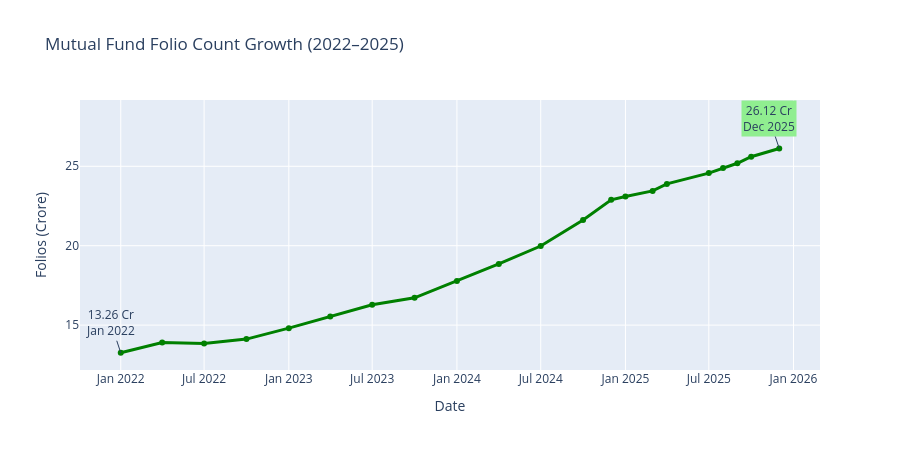

The code cell stored with this chart in its notebook:
### Code cell
folio['month'] = pd.to_datetime(folio['month'])

fig = px.line(
    folio,
    x='month',
    y='total_folios_crore',
    title=' Mutual Fund Folio Count Growth (2022–2025)',
    labels={
        'total_folios_crore': 'Folios (Crore)',
        'month': 'Date'
    },
    markers=True,
    height=450
)

# Start milestone
fig.add_annotation(
    x=folio['month'].min(),
    y=13.26,
    text="13.26 Cr<br>Jan 2022",
    showarrow=True
)

# End milestone
fig.add_annotation(
    x=folio['month'].max(),
    y=26.12,
    text="26.12 Cr<br>Dec 2025",
    showarrow=True,
    bgcolor="lightgreen"
)

fig.update_traces(
    line_color='green',
    line_width=3
)

# Disable until Kaleido issue is fixed
# fig.write_image(str(CHARTS / "chart7_folio_growth.png"))

fig.show()

print("Chart 7 Generated")

### Figure 1 — Plotly figure (JSON) as saved in the notebook; plotly's stock layout.template omitted (floating-point values rounded to 4 significant figures)
{"data": [{"hovertemplate": "Date=%{x}<br>Folios (Crore)=%{y}<extra></extra>", "legendgroup": "", "line": {"color": "green", "dash": "solid", "width": 3}, "marker": {"symbol": "circle"}, "mode": "lines+markers", "name": "", "orientation": "v", "showlegend": false, "type": "scatter", "x": ["2022-01-01T00:00:00.000000000", "2022-04-01T00:00:00.000000000", "2022-07-01T00:00:00.000000000", "2022-10-01T00:00:00.000000000", "2023-01-01T00:00:00.000000000", "2023-04-01T00:00:00.000000000", "2023-07-01T00:00:00.000000000", "2023-10-01T00:00:00.000000000", "2024-01-01T00:00:00.000000000", "2024-04-01T00:00:00.000000000", "2024-07-01T00:00:00.000000000", "2024-10-01T00:00:00.000000000", "2024-12-01T00:00:00.000000000", "2025-01-01T00:00:00.000000000", "2025-03-01T00:00:00.000000000", "2025-04-01T00:00:00.000000000", "2025-07-01T00:00:00.000000000", "2025-08-01T00:00:00.000000000", "2025-09-01T00:00:00.000000000", "2025-10-01T00:00:00.000000000", "2025-12-01T00:00:00.000000000"], "xaxis": "x", "y": [13.26, 13.91, 13.85, 14.12, 14.81, 15.54, 16.28, 16.72, 17.78, 18.85, 19.98, 21.62, 22.89, 23.1, 23.45, 23.89, 24.57, 24.89, 25.19, 25.6, 26.12], "yaxis": "y"}], "layout": {"annotations": [{"showarrow": true, "text": "13.26 Cr<br>Jan 2022", "x": "2022-01-01T00:00:00", "y": 13.26}, {"bgcolor": "lightgreen", "showarrow": true, "text": "26.12 Cr<br>Dec 2025", "x": "2025-12-01T00:00:00", "y": 26.12}], "height": 450, "legend": {"tracegroupgap": 0}, "title": {"text": " Mutual Fund Folio Count Growth (2022–2025)"}, "xaxis": {"anchor": "y", "domain": [0, 1], "title": {"text": "Date"}}, "yaxis": {"anchor": "x", "domain": [0, 1], "title": {"text": "Folios (Crore)"}}}}
